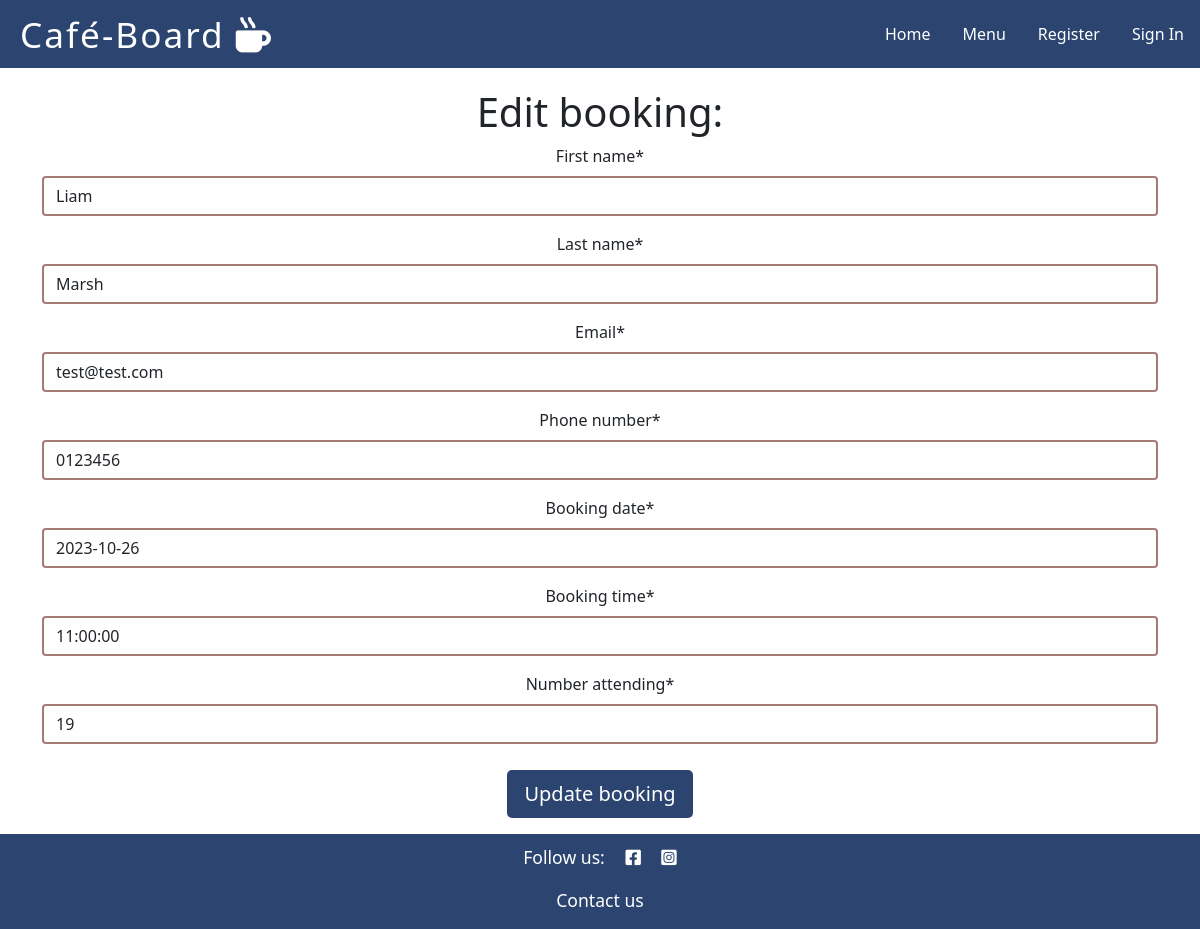
The app's page /bookings/edit_booking/3/5 with its own data.
### booking/models.py (models this page shows, shortened)
class Customer(models.Model):
    first_name = models.CharField(max_length=80)
    last_name = models.CharField(max_length=80)
    email = models.EmailField()
    phone_number = models.CharField(max_length=20)
    user = models.ForeignKey(User, on_delete=models.CASCADE)

class Booking(models.Model):
    booking_date = models.DateField()
    booking_time = models.TimeField()
    number_attending = models.IntegerField(default=2)
    booking_status = models.IntegerField(choices=BOOKING_STATUS, default=0)
    customer = models.ForeignKey(Customer, on_delete=models.CASCADE)

### booking/views.py (the view, shortened to what this page needs)
# urls.py: path('edit_booking/<booking_id>/<customer_id>',
def edit_booking(request, booking_id, customer_id):
    booking = get_object_or_404(Booking, id=booking_id)
    customer = get_object_or_404(Customer, id=customer_id)
    booking_form = BookingForm(instance=booking)
    customer_form = CustomerForm(instance=customer)
    context = {
        'booking_form': booking_form,
        'customer_form': customer_form
    }
    return render(request, 'edit_booking.html', context)

### booking/forms.py
class BookingForm(forms.ModelForm):
    class Meta:
        model = Booking
        fields = ('booking_date', 'booking_time', 'number_attending')
        widgets = {
            'booking_date': DateInput(attrs={'id': 'datepicker', 'autocomplete': 'off'}),
            'booking_time': TimeInput(attrs={'id': 'timepicker', 'autocomplete': 'off'})
        }

class CustomerForm(forms.ModelForm):
    class Meta:
        model = Customer
        fields = ('first_name', 'last_name', 'email', 'phone_number')

### templates/edit_booking.html
{% extends "base.html" %} {% block content %} {% load crispy_forms_tags %}
<section class="container">
  <div class="row">
    <div class="col-sm-12 center-form">
      <h1>Edit booking:</h1>
      <form method="POST" id="edit-booking-form">
        {% csrf_token %} {{customer_form | crispy }} {{ booking_form | crispy }}
        <div>
          <p>
            <button type="submit" class="btn btn-lg submit-button" aria-label="Updates booking">
              Update booking
            </button>
          </p>
        </div>
      </form>
    </div>
  </div>
</section>
{%endblock%}

### static/css/style.css (style rules this page uses)
* { padding: 0; margin: 0; }
body { background-color: white; }
.submit-button { background-color: #2B4570; border-radius: 5px; color: white; margin-top: 10px; }
.center-form { text-align: center; margin-top: 20px; }
#edit-booking-form input { border: 2px solid #A37A74; border-radius: 4px; }

### records on screen
Customer: first_name "Liam", last_name "Marsh", email "test@test.com", phone_number "0123456"
Booking: booking_date "2023-10-26", booking_time "11:00:00", number_attending "19"
